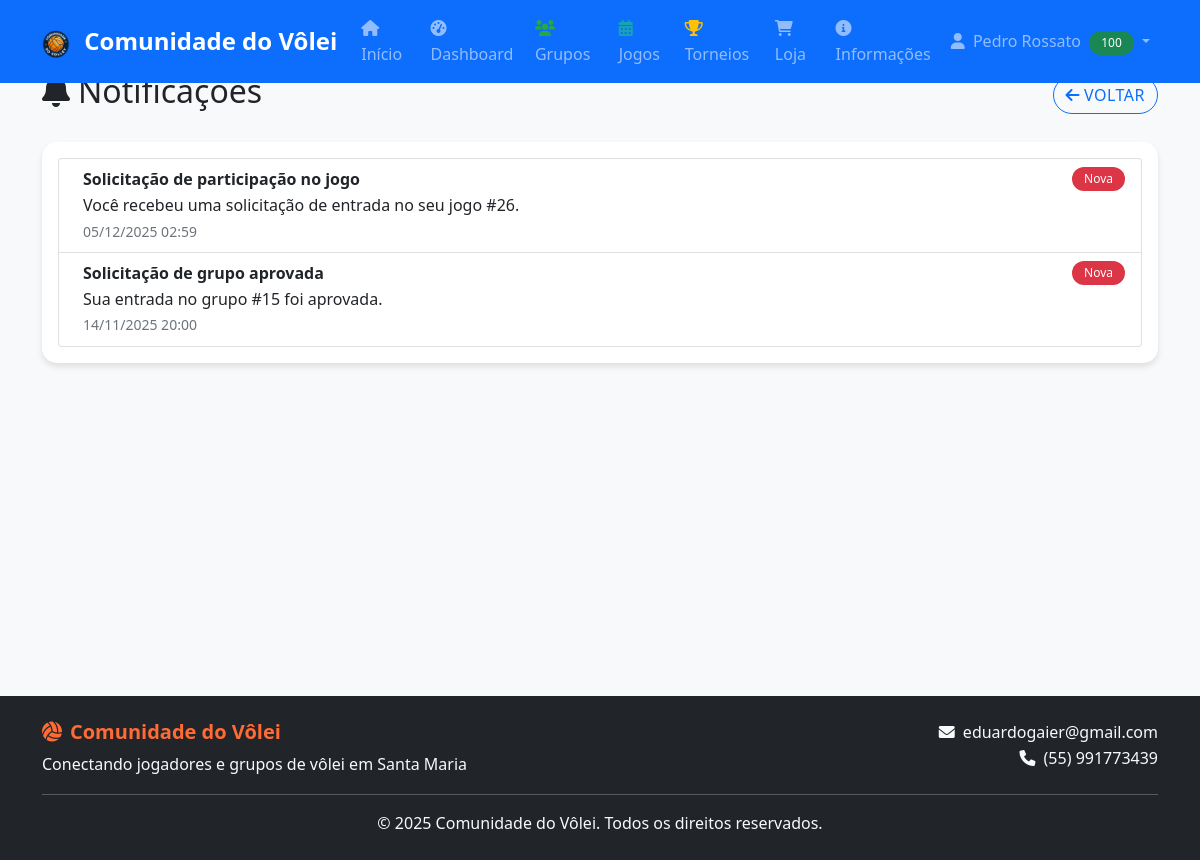
The app's page /notificacoes.php (signed in), older data.
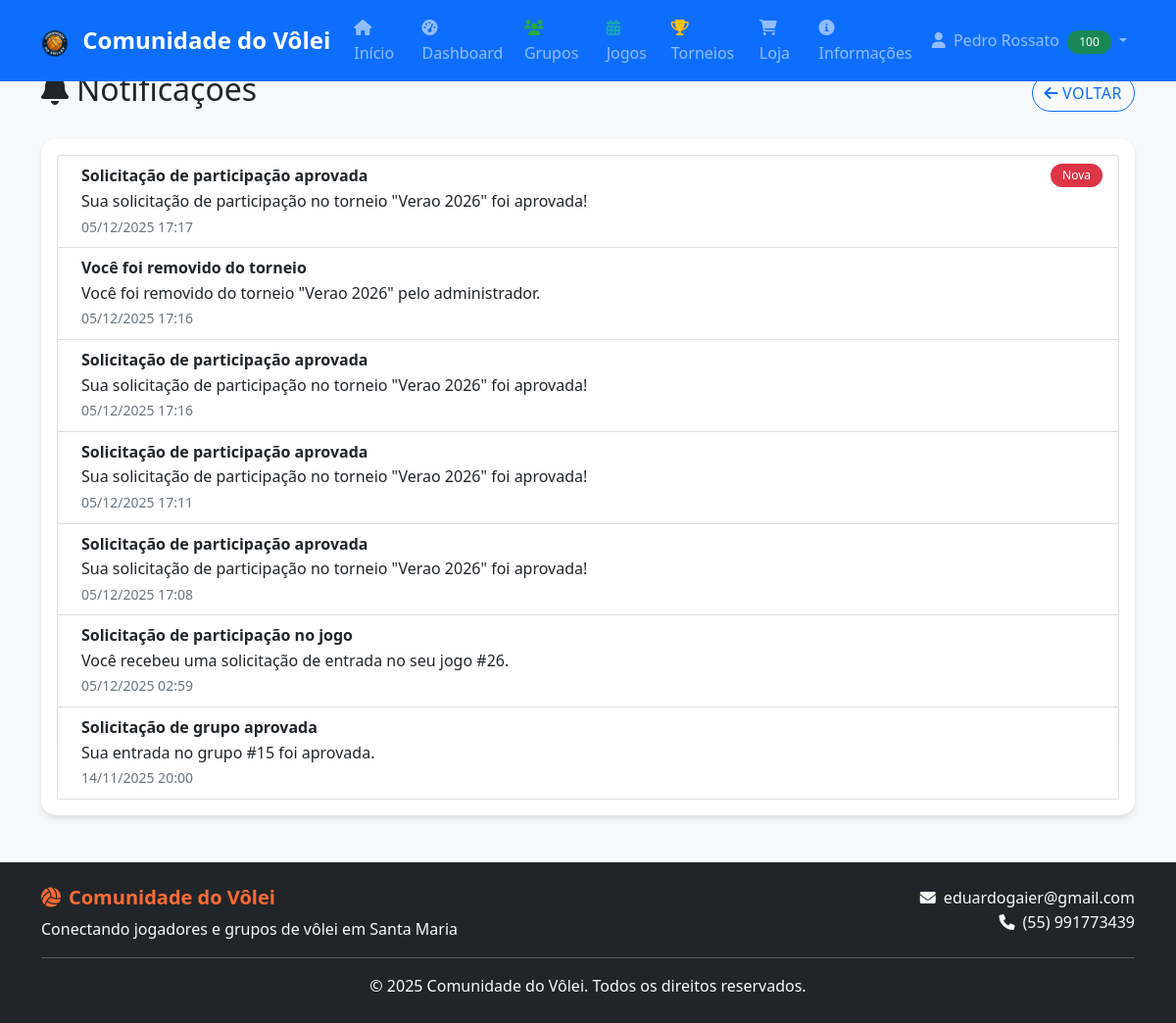
The same page, newer data.
### tables this page shows
CREATE TABLE `notificacoes` (
  `id` int(11) NOT NULL,
  `usuario_id` int(11) NOT NULL,
  `titulo` varchar(100) NOT NULL,
  `mensagem` text NOT NULL,
  `lida` tinyint(1) DEFAULT 0,
  `criada_em` timestamp NOT NULL DEFAULT current_timestamp()
);

### includes/db_connect.php (called while the page is built, shortened)
<?php
function executeQuery($pdo, $sql, $params = []) {
    try {
        $stmt = $pdo->prepare($sql);
        $stmt->execute($params);
        return $stmt;
    } catch(PDOException $e) {
        error_log("Erro na query: " . $e->getMessage());
        return false;
    }
}
?>

### includes/functions.php (called while the page is built, shortened)
<?php
function formatarData($data, $formato = 'd/m/Y H:i') {
    return date($formato, strtotime($data));
}
?>

### notificacoes.php (the view, shortened to what this page needs)
<?php
require_once 'includes/db_connect.php';
require_once 'includes/functions.php';
$notificacoes = [];
$tabelaExiste = false;
try {
    $st = executeQuery($pdo, "SELECT TABLE_NAME FROM INFORMATION_SCHEMA.TABLES WHERE TABLE_SCHEMA = DATABASE() AND TABLE_NAME = 'notificacoes'");
    if ($st && $st->fetch()) { $tabelaExiste = true; }
} catch (Exception $e) {}
if ($tabelaExiste) {
    $stmtN = executeQuery($pdo, "SELECT id, titulo, mensagem, lida, criada_em FROM notificacoes WHERE usuario_id = ? ORDER BY criada_em DESC", [$_SESSION['user_id']]);
    $notificacoes = $stmtN ? $stmtN->fetchAll() : [];
}
include 'includes/header.php';
?>
<div class="row">
    <div class="col-12">
        <div class="d-flex justify-content-between align-items-center mb-4">
            <h2><i class="fas fa-bell me-2"></i>Notificações</h2>
            <a href="dashboard.php" class="btn btn-outline-primary"><i class="fas fa-arrow-left me-1"></i>Voltar</a>
        </div>
    </div>
</div>
<div class="card">
    <div class="card-body">
        <?php if (!$tabelaExiste): ?>
            <div class="alert alert-info">Sistema de notificações ainda não está habilitado.</div>
        <?php elseif (empty($notificacoes)): ?>
            <div class="text-center text-muted py-4">Sem notificações.</div>
        <?php else: ?>
            <div class="list-group">
                <?php foreach ($notificacoes as $n): ?>
                <div class="list-group-item d-flex justify-content-between align-items-start">
                    <div class="ms-2 me-auto">
                        <div class="fw-bold"><?php echo htmlspecialchars($n['titulo']); ?></div>
                        <div><?php echo nl2br(htmlspecialchars($n['mensagem'])); ?></div>
                        <small class="text-muted"><?php echo formatarData($n['criada_em'], 'd/m/Y H:i'); ?></small>
                    </div>
                    <?php if (!$n['lida']): ?><span class="badge bg-danger">Nova</span><?php endif; ?>
                </div>
                <?php endforeach; ?>
            </div>
        <?php endif; ?>
    </div>
  </div>
<?php include 'includes/footer.php'; ?>

Row changes from the older to the newer data that the page shows:
added notificacoes: titulo "Solicitação de participação aprovada", mensagem "Sua solicitação de participação no torneio \"Verao 2026\" foi aprovada!", criada_em "05/12/2025 17:17", lida "Nova"
added notificacoes: titulo "Você foi removido do torneio", mensagem "Você foi removido do torneio \"Verao 2026\" pelo administrador.", criada_em "05/12/2025 17:16"
added notificacoes: titulo "Solicitação de participação aprovada", mensagem "Sua solicitação de participação no torneio \"Verao 2026\" foi aprovada!", criada_em "05/12/2025 17:16"
added notificacoes: titulo "Solicitação de participação aprovada", mensagem "Sua solicitação de participação no torneio \"Verao 2026\" foi aprovada!", criada_em "05/12/2025 17:11"
added notificacoes: titulo "Solicitação de participação aprovada", mensagem "Sua solicitação de participação no torneio \"Verao 2026\" foi aprovada!", criada_em "05/12/2025 17:08"
changed notificacoes "Solicitação de participação no jogo": no longer shows "Nova"
changed notificacoes "Solicitação de grupo aprovada": no longer shows "Nova"
